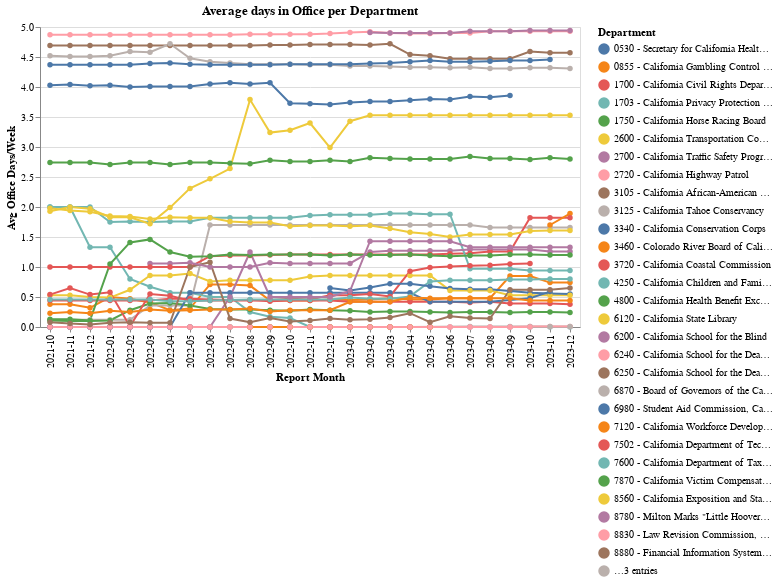

This figure's notebook cell:
### Code cell
make_line(
    in_office_tr[in_office_tr["Department"].str.contains("California")], 
    x_col="Report Month", 
    y_col="Avg Office Days/Week", 
    color="Department",
    title="Average days in Office per Department"
)

### Figure 1 — Vega-Lite specification as saved in the notebook (floating-point values rounded to 4 significant figures; data arrays with more than 128 entries replaced by an {"elided": "..."} marker saying what was removed)
{"config": {"view": {"continuousWidth": 300, "continuousHeight": 300}}, "data": {"name": "data-3487d32225c0e8f4745643b3a18c9db0"}, "mark": {"type": "line", "point": true}, "encoding": {"color": {"field": "Department", "type": "nominal"}, "tooltip": [{"field": "Report Month", "type": "nominal"}, {"field": "Avg Office Days/Week", "type": "quantitative"}, {"field": "Department", "type": "nominal"}], "x": {"field": "Report Month", "type": "nominal"}, "y": {"field": "Avg Office Days/Week", "type": "quantitative"}}, "title": "Average days in Office per Department", "$schema": "https://vega.github.io/schema/vega-lite/v5.15.1.json", "datasets": {"data-3487d32225c0e8f4745643b3a18c9db0": {"elided": "754 records"}}}
